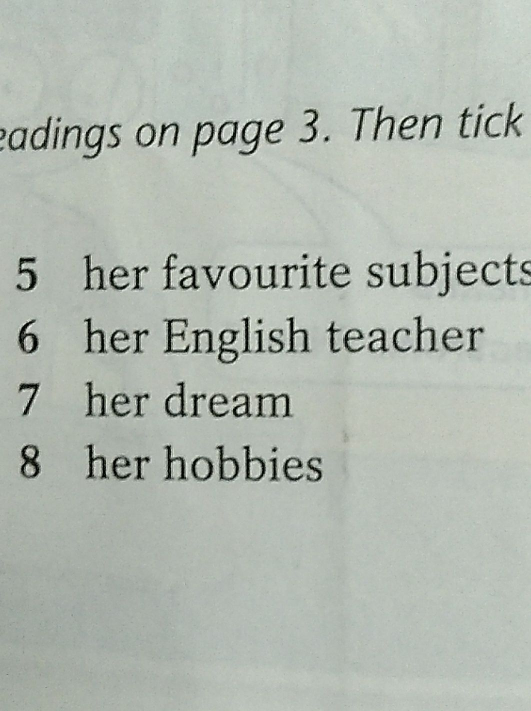
#> input picture imgs/img_5229.jpg, 1062 x 1422 px (shown at 1/2 size)
$ python rotation_point.py
#> lines starting #> are read from the running program, lines starting #| are printed output that depends on the picture; after the words box and inside, x2 and y2 are one past the last pixel; in counts of white or black regions, pixels touching at a corner belong together
#!/usr/bin/env python
# -*- coding: utf-8 -*-
# @Time : 2020/7/2 5:11 下午
# @Author : Xintao
# @File : rotation_point.py
import math

import cv2
import numpy as np


def rotation_point(img, angle=90, point=None):
    cols = img.shape[1]  # w
    rows = img.shape[0]  # h
    M = cv2.getRotationMatrix2D((cols / 2, rows / 2), angle, 1)
    heightNew = int(cols * math.fabs(math.sin(math.radians(angle))) + rows * math.fabs(math.cos(math.radians(angle))))
    widthNew = int(rows * math.fabs(math.sin(math.radians(angle))) + cols * math.fabs(math.cos(math.radians(angle))))
    M[0, 2] += (widthNew - cols) / 2
    M[1, 2] += (heightNew - rows) / 2
    img = cv2.warpAffine(img, M, (widthNew, heightNew))
    a = M[:, :2]  # a.shape (2,2)
    b = M[:, 2:]  # b.shape(2,1)
    b = np.reshape(b, newshape=(1, 2))
    a = np.transpose(a)
    len_1 = len(point)
    # point = np.reshape(point, newshape=(len(point) * 4, 2))
    point = np.reshape(point, newshape=(len_1, 2))
    point = np.dot(point, a) + b
    point = np.reshape(point, newshape=(len_1, 2))
    return img, point


img = cv2.imread('../imgs/img_5229.jpg')
#> img is the input picture: shape (1422, 1062, 3); mean B, G, R 176.6, 185, 177.8
point = np.array([[100, 201], [550, 201], [235, 251],
                  [550, 500], [100, 500]], np.int32)
cv2.polylines(img, [point], True, (0, 255, 255))
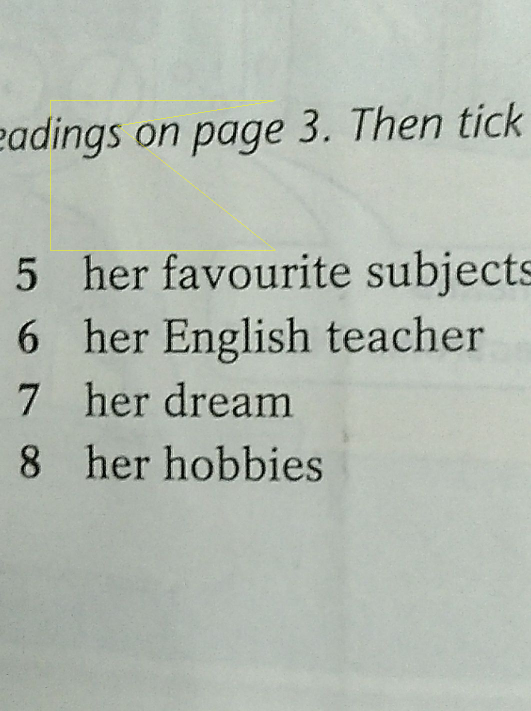
#> img: shape (1422, 1062, 3) (shown at 1/2 size); 0.12% of pixels changed, all inside (x1, y1, x2, y2) = (100, 201, 551, 501)

point_tmp = point.copy()
img_rot, point_rt = rotation_point(img, 90, point_tmp)
#> in rotation_point, `img = cv2.warpAffine(img, M, (widthNew, heightNew))`:
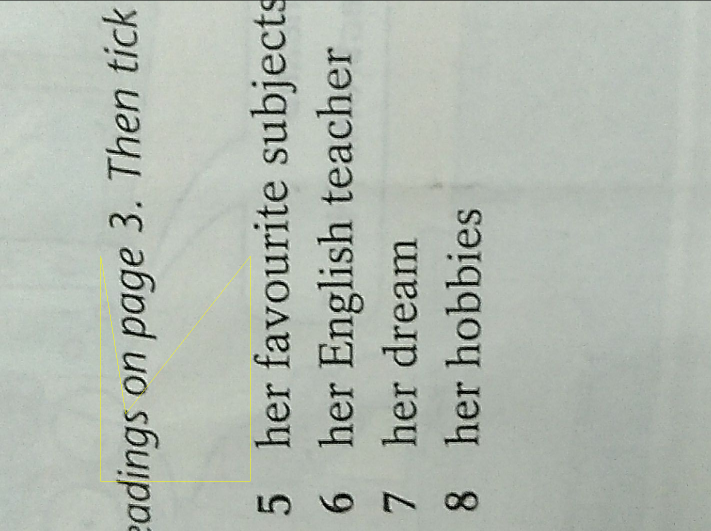
#> img: shape (1062, 1422, 3) (shown at 1/2 size); mean of channels 0, 1, 2 176.3, 185, 177.8; drawn as B, G, R
#> point_rt = [[201, 962], [201, 512], [251, 827], [500, 512], [500, 962]]
# point_rt.astype(np.int32)
point_rt_rt = point_rt.astype(int)
#> point_rt_rt = [[200, 962], [200, 512], [250, 827], [499, 512], [499, 962]]
cv2.polylines(img_rot, [point_rt_rt], True, (255, 0, 255), 5)
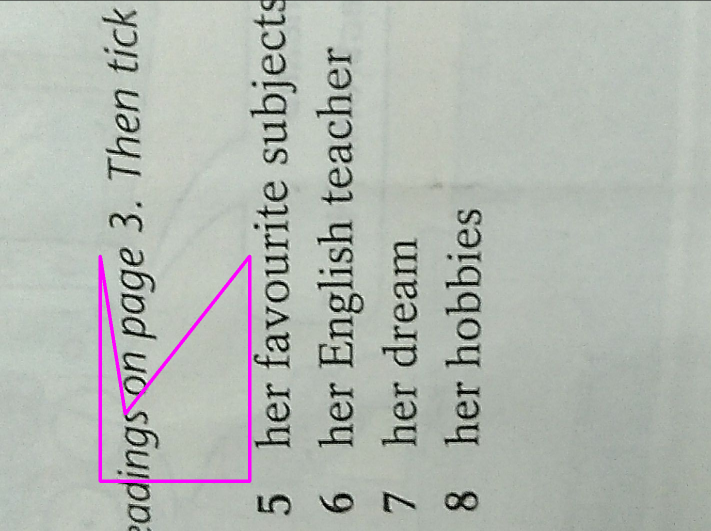
#> img_rot: shape (1062, 1422, 3) (shown at 1/2 size); 0.87% of pixels changed, all inside (x1, y1, x2, y2) = (197, 509, 503, 966); drawn as B, G, R
cv2.imshow('img_rot', img_rot)
cv2.imshow('img', img)
cv2.waitKey(0)
cv2.destroyAllWindows()
